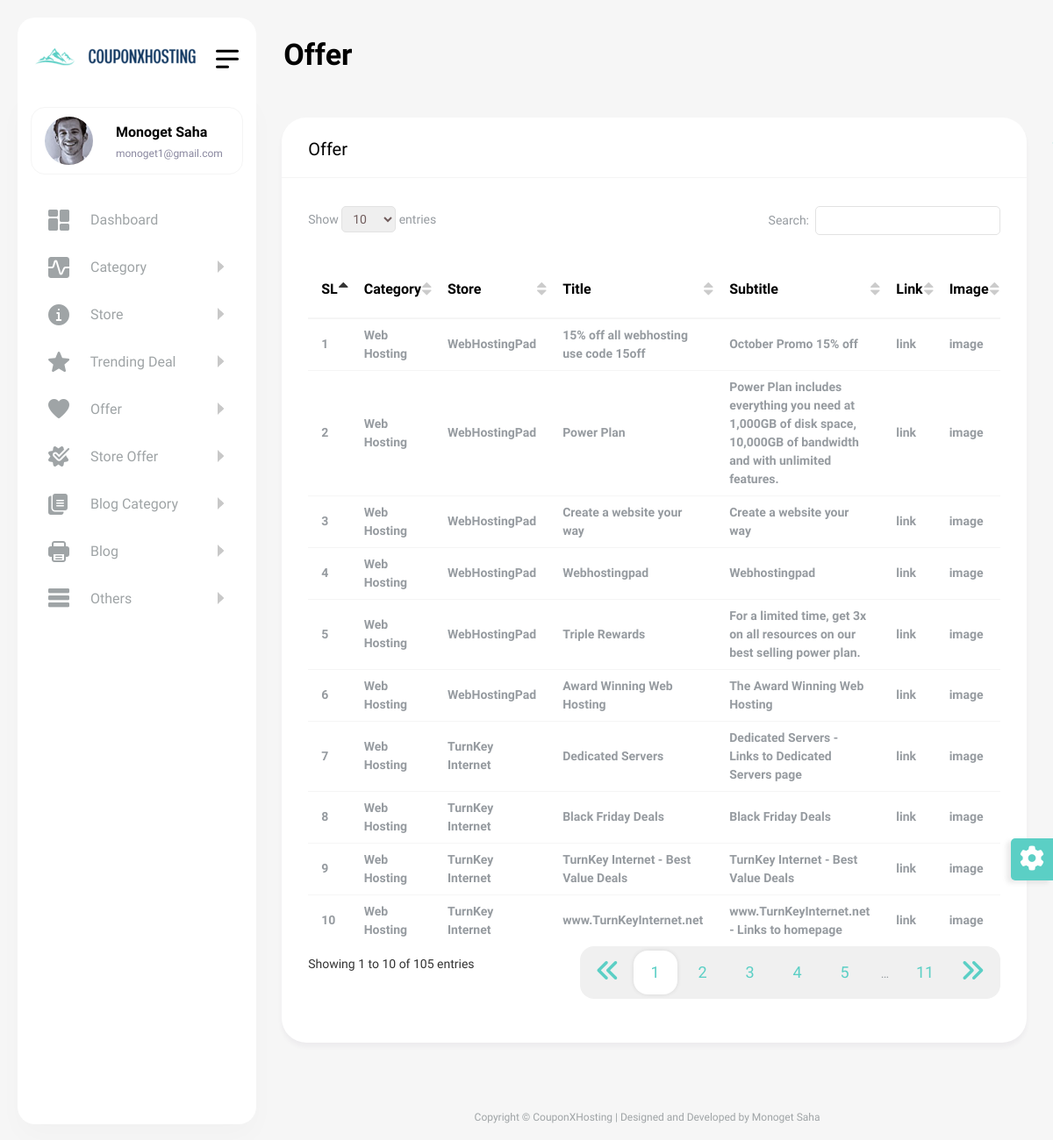
Page /admin/offer.php (signed in) on the committed database.
### tables this page shows
CREATE TABLE `offer` (
  `id` int(11) NOT NULL,
  `store_id` int(11) DEFAULT NULL,
  `category_id` int(11) DEFAULT NULL,
  `title` varchar(150) NOT NULL,
  `subtitle` varchar(200) NOT NULL,
  `image` varchar(250) NOT NULL,
  `o_link` varchar(1000) NOT NULL,
  `offer_text` varchar(100) NOT NULL DEFAULT 'Sponsored',
  `status` int(11) NOT NULL DEFAULT 1,
  `inserted_at` datetime NOT NULL,
  `updated_at` timestamp NOT NULL DEFAULT current_timestamp() ON UPDATE current_timestamp()
);

CREATE TABLE `category` (
  `id` int(11) NOT NULL,
  `c_name` varchar(150) NOT NULL,
  `status` int(11) NOT NULL DEFAULT 1,
  `inserted_at` datetime NOT NULL,
  `updated_at` timestamp NOT NULL DEFAULT current_timestamp() ON UPDATE current_timestamp()
);

CREATE TABLE `store` (
  `id` int(11) NOT NULL,
  `category_id` int(11) NOT NULL,
  `s_domain` varchar(250) NOT NULL,
  `s_name` varchar(150) NOT NULL,
  `meta_title` varchar(500) NOT NULL,
  `meta_description` varchar(1000) NOT NULL,
  `meta_keyword` varchar(1000) NOT NULL,
  `image` varchar(500) NOT NULL,
  `about` varchar(5000) NOT NULL,
  `annual` varchar(5000) NOT NULL,
  `status` int(11) NOT NULL DEFAULT 1,
  `inserted_at` datetime NOT NULL,
  `updated_at` timestamp NOT NULL DEFAULT current_timestamp() ON UPDATE current_timestamp()
);

### admin/offer.php (the view, shortened to what the rows shown need)
<?php
require_once("../include/dbController.php");
$db_handle = new DBController();
?>
<!DOCTYPE html>
<html lang="en">
<head>
    <?php require_once('include/css.php'); ?>
</head>
<body>
<div id="main-wrapper">
    <?php require_once('include/navbar.php'); ?>
    <div class="content-body">
        <div class="container-fluid">
            <div class="row invoice-card-row">
                <?php if (isset($_GET['offerId'])) { ?>
                    <div class="col-12">
                        <div class="card">
                            <div class="card-header">
                                <h4 class="card-title">Update Offer</h4>
                            </div>
                            <div class="card-body">
                                <div class="basic-form">
                                    <form method="post" action="Update">
                                        <?php $data = $db_handle->runQuery("SELECT * FROM offer where id={$_GET['offerId']}"); ?>
                                        <input type="hidden" value="<?php echo $data[0]["id"]; ?>" name="id" required>
                                        <div class="mb-3 row">
                                            <label class="col-sm-3 col-form-label">Category</label>
                                            <div class="col-sm-9">
                                                <select class="form-control wide" onchange="storeFetch(this.value);" id="cat_change" name="category_id" required>
                                                    <option>Choose...</option>
                                                    <?php
                                                    $category_data = $db_handle->runQuery("SELECT * FROM category order by id desc");
                                                    $row_count = $db_handle->numRows("SELECT * FROM category order by id desc");
                                                    for ($i = 0; $i < $row_count; $i++) {
                                                        ?>
                                                        <option value="<?php echo $category_data[$i]["id"]; ?>" <?php
                                                        if($category_data[$i]["id"]==$data[0]["category_id"])
                                                            echo 'selected'
                                                        ?>>
                                                            <?php echo $category_data[$i]["c_name"]; ?>
                                                        </option>
                                                    <?php } ?>
                                                </select>
                                            </div>
                                        </div>
                                        <div class="mb-3 row">
                                            <label class="col-sm-3 col-form-label">Store</label>
                                            <div class="col-sm-9">
                                                <select class="form-control wide" name="store_id" id="store_id" required>
                                                    <option>Choose...</option>
                                                    <?php
                                                    $store_data = $db_handle->runQuery("SELECT * FROM store where category_id='{$data[0]["category_id"]}'");
                                                    $row_count = $db_handle->numRows("SELECT * FROM store where category_id='{$data[0]["category_id"]}'");
                                                    for ($i = 0; $i < $row_count; $i++) {
                                                        ?>
                                                        <option value="<?php echo $store_data[$i]["id"]; ?>" <?php
                                                        if($store_data[$i]["id"]==$data[0]["store_id"])
                                                            echo 'selected'
                                                        ?>>
                                                            <?php echo $store_data[$i]["s_name"]; ?>
                                                        </option>
                                                    <?php } ?>
                                                </select>
                                            </div>
                                        </div>
                                        <div class="mb-3 row">
                                            <label class="col-sm-3 col-form-label">Title</label>
                                            <div class="col-sm-9">
                                                <input type="text" class="form-control" name="title" placeholder="Title" value="<?php echo $data[0]["title"]; ?>" required>
                                            </div>
                                        </div>
                                        <div class="mb-3 row">
                                            <label class="col-sm-3 col-form-label">Subtitle</label>
                                            <div class="col-sm-9">
                                                <input type="text" class="form-control" name="subtitle" placeholder="Subtitle" value="<?php echo $data[0]["subtitle"]; ?>" required>
                                            </div>
                                        </div>
                                        <div class="mb-3 row">
                                            <label class="col-sm-3 col-form-label">Link</label>
                                            <div class="col-sm-9">
                                                <input type="url" class="form-control" name="o_link" placeholder="Link" value="<?php echo $data[0]["o_link"]; ?>" required>
                                            </div>
                                        </div>
                                        <div class="mb-3 row">
                                            <label class="col-sm-3 col-form-label">Image</label>
                                            <div class="col-sm-6">
                                                <div class="form-file">
                                                    <input type="file" class="form-file-input" name="image"/>
                                                </div>
                                            </div>
                                            <div class="col-sm-3">
                                                <img src="../<?php echo $data[0]["image"]; ?>" class="img-fluid" alt=""/>
                                            </div>
                                        </div>
                                        <div class="mb-3 row">
                                            <label class="col-sm-3 col-form-label">Status</label>
                                            <div class="col-sm-9">
                                                <select class="default-select  form-control wide" name="status" required>
                                                    <option value="1" <?php echo ($data[0]["status"] == 1) ? "selected" : ""; ?>>
                                                        Show
                                                    </option>
                                                    <option value="0" <?php echo ($data[0]["status"] == 0) ? "selected" : ""; ?>>
                                                        Hide
                                                    </option>
                                                </select>
                                            </div>
                                        </div>
                                        <div class="mb-3 row">
                                            <label class="col-sm-3 col-form-label">Offer Text</label>
                                            <div class="col-sm-9">
                                                <input type="text" class="form-control" name="offer_text" value="<?php echo $data[0]["offer_text"]; ?>" placeholder="Offer Text" required>
                                            </div>
                                        </div>
                                        <div class="mb-3 row">
                                            <div class="col-sm-6 mx-auto">
                                                <button type="submit" class="btn btn-primary w-25"
                                                        name="updateOffer">Submit
                                                </button>
                                            </div>
                                        </div>
                                    </form>
                                </div>
                            </div>
                        </div>
                    </div>
                <?php } else { ?>
                    <div class="col-12">
                        <div class="card">
                            <div class="card-body">
                                <div class="table-responsive">
                                    <table id="example4" class="display" style="min-width: 845px">
                                        <thead>
                                        <tr>
                                            <th>SL</th>
                                            <th>Category</th>
                                            <th>Store</th>
                                            <th>Title</th>
                                            <th>Subtitle</th>
                                            <th>Link</th>
                                            <th>Image</th>
                                        </tr>
                                        </thead>
                                        <tbody>
                                        <?php
                                        $data = $db_handle->runQuery("SELECT * FROM offer order by id desc");
                                        $row_count = $db_handle->numRows("SELECT * FROM offer order by id desc");
                                        for ($i = 0; $i < $row_count; $i++) {
                                            ?>
                                            <tr>
                                                <td><?php echo $i + 1; ?></td>
                                                <td>
                                                    <?php
                                                    $category = $db_handle->runQuery("SELECT * FROM category WHERE id={$data[$i]['category_id']}");
                                                    echo $category[0]["c_name"];
                                                    ?>
                                                </td>
                                                <td>
                                                    <?php
                                                    $store = $db_handle->runQuery("SELECT * FROM store WHERE id={$data[$i]['store_id']}");
                                                    echo $store[0]["s_name"];
                                                    ?>
                                                </td>
                                                <td><?php echo $data[$i]["title"]; ?></td>
                                                <td><?php echo $data[$i]["subtitle"]; ?></td>
                                                <td><a href="<?php echo $data[$i]["o_link"]; ?>" target="_blank">link</a></td>
                                                <td>
                                                    <a href="../<?php echo $data[$i]["image"]; ?>" target="_blank">
                                                        image
                                                    </a>
                                                </td>
                                            </tr>
                                            <?php
                                        }
                                        ?>
                                        </tbody>
                                    </table>
                                </div>
                            </div>
                        </div>
                    </div>
                <?php } ?>
            </div>
        </div>
    </div>
</div>
</body>
</html>

### admin/include/navbar.php (shortened to what the rows shown need)
<div class="dlabnav">
    <div class="dlabnav-scroll">
        <ul class="metismenu" id="menu">
            <li class="dropdown header-profile">
                <a class="nav-link" href="javascript:void(0);" role="button" data-bs-toggle="dropdown">
                    <?php $data = $db_handle->runQuery("SELECT * FROM admin_login where id={$_SESSION['userid']}"); ?>
                    <img src="../<?php echo $data[0]["image"]; ?>" width="20" alt=""/>
                    <div class="header-info ms-3">
                        <span class="font-w600 "><b><?php echo $data[0]["name"]; ?></b></span>
                        <small class="text-end font-w400"><?php echo $data[0]["email"]; ?></small>
                    </div>
                </a>
            </li>
        </ul>
    </div>
</div>

### rows in the picture
offer: category.c_name "Web Hosting", store.s_name "WebHostingPad", title "15% off all webhosting use code 15off", subtitle "October Promo 15% off"
offer: category.c_name "Web Hosting", store.s_name "WebHostingPad", title "Power Plan", subtitle "Power Plan includes everything you need at 1,000GB of disk space, 10,000GB of bandwidth and with unlimited features."
offer: category.c_name "Web Hosting", store.s_name "WebHostingPad", title "Create a website your way", subtitle "Create a website your way"
offer: category.c_name "Web Hosting", store.s_name "WebHostingPad", title "Webhostingpad", subtitle "Webhostingpad"
offer: category.c_name "Web Hosting", store.s_name "WebHostingPad", title "Triple Rewards", subtitle "For a limited time, get 3x on all resources on our best selling power plan."
offer: category.c_name "Web Hosting", store.s_name "WebHostingPad", title "Award Winning Web Hosting", subtitle "The Award Winning Web Hosting"
offer: category.c_name "Web Hosting", store.s_name "TurnKey Internet", title "Dedicated Servers", subtitle "Dedicated Servers - Links to Dedicated Servers page"
offer: category.c_name "Web Hosting", store.s_name "TurnKey Internet", title "Black Friday Deals", subtitle "Black Friday Deals"
offer: category.c_name "Web Hosting", store.s_name "TurnKey Internet", title "TurnKey Internet - Best Value Deals", subtitle "TurnKey Internet - Best Value Deals"
offer: category.c_name "Web Hosting", store.s_name "TurnKey Internet", title "www.TurnKeyInternet.net", subtitle "www.TurnKeyInternet.net - Links to homepage"

### other values in the picture
$data[0]["name"] "Monoget Saha"
$data[0]["email"] "monoget1@gmail.com"
